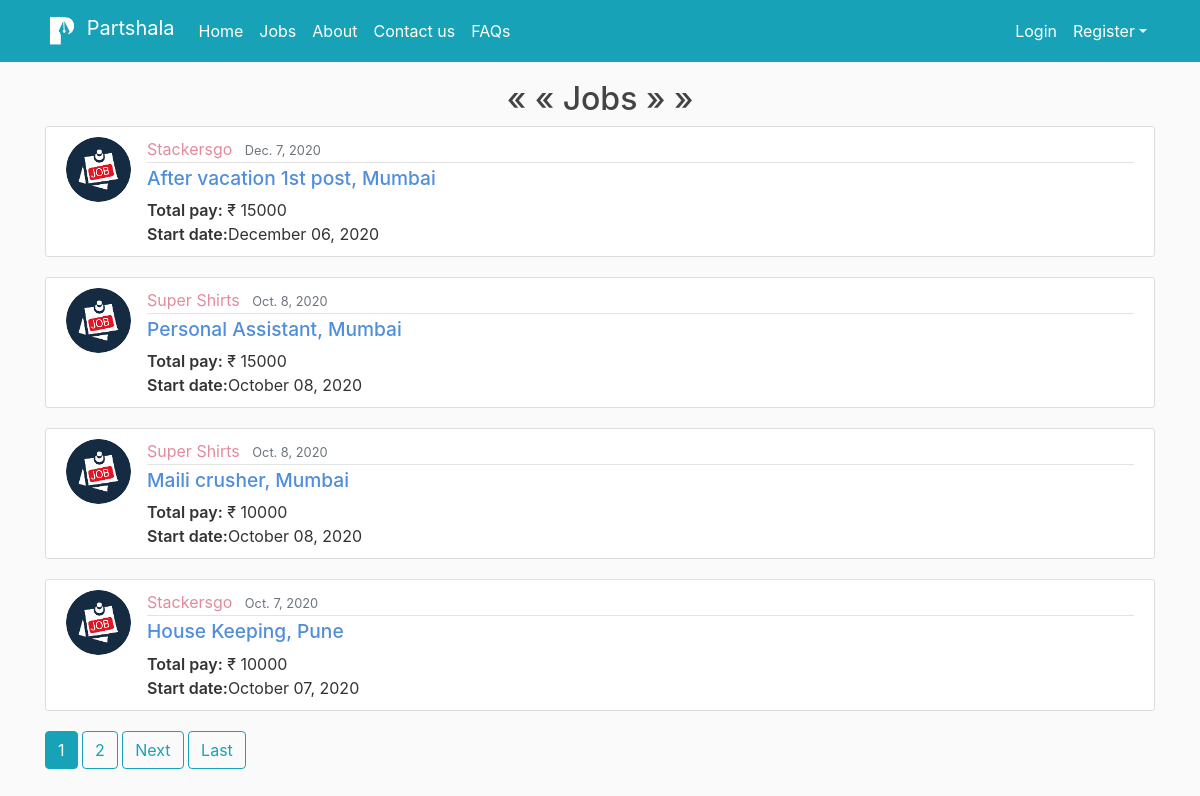
Screenshot of /jobs/ with the database file from the repository.
### blog/models.py (models this page shows, shortened)
class Post(models.Model):
    job_title = models.CharField(max_length=100)
    job_description = models.TextField()
    skills_reqd = models.TextField(default='Skills expected')
    post_date = models.DateField(default=timezone.now)
    start_date = models.DateField("Start date: (yyyy-mm-dd)", auto_now_add=False, auto_now=False, blank=False,default=timezone.now)
    end_date = models.DateField("End date: (yyyy-mm-dd)", auto_now_add=False, auto_now=False, blank=False,default=timezone.now)
    start_time = models.TimeField("Start time: (HH:MM)", blank=False, null=True)
    end_time = models.TimeField("End time: (HH:MM)", blank=False, null=True)
    fellow = models.ForeignKey(User, on_delete=models.CASCADE)
    city = models.CharField(max_length=15, default='')
    vacancy = models.PositiveIntegerField(default=1, validators=[MaxValueValidator(50)])
    address = models.TextField(default='Reporting Address')
    stipend = models.IntegerField(default=0, blank=True)
    filled = models.BooleanField(default=False)
    is_verified = models.BooleanField(default=False)
    is_rejected = models.BooleanField(default=False)
    rejection_note = models.TextField(default='Resubmit')
    no_of_hirings = models.PositiveIntegerField(default=1, validators=[MaxValueValidator(100)])
    note_by_partshala = models.TextField(default='')
    def get_duration(self):
        duration = (self.end_date - self.start_date).days
        return duration
    duration = property(get_duration)
    def get_total(self):
        total = self.stipend*self.no_of_hirings
        return total
    total = property(get_total)

### users/models.py (models this page shows, shortened)
class User(AbstractUser):
    username = models.CharField(unique=True,max_length=30)
    email = models.EmailField(unique=True,max_length=75)
    is_fellow = models.BooleanField(default=False)
    is_associate = models.BooleanField(default=False)

class ProfileFellow(models.Model):
    fellow = models.OneToOneField(User, on_delete=models.CASCADE)
    company_name = models.CharField(default='', max_length=100)
    first_name = models.CharField(default='', max_length=15)
    last_name = models.CharField(default='', max_length=15)
    company_profile = models.TextField(default='')
    phone = PhoneNumberField( "Phone number: +9188xxx xxx88", unique=False,null=False, blank=False)
    image = models.ImageField(default='default_fellow.png', upload_to='profile_pics_fellow')
    estd = models.PositiveIntegerField("Establishment year", default='1998', blank=False, validators=[MaxValueValidator(9999)])
    is_fellow = models.BooleanField(default=True)
    city = models.CharField(max_length=15, default='')
    address = models.TextField(default='Reporting Address')
    fellow_avg_rating = models.DecimalField(default=3, max_digits=2, decimal_places=1)
    is_verified = models.BooleanField(default=False)
    note_by_partshala = models.TextField(default='')

### blog/views.py (the view)
# urls.py: path('jobs/', PostListView.as_view(), name='jobs'),
class PostListView(ListView):
    model = Post
    template_name = 'blog/jobs.html'  # <app>/<model>_<viewtype>.html
    context_object_name = 'posts'
    ordering = ['-post_date']
    paginate_by = 5

### blog/templates/blog/jobs.html (shortened to what this page needs)
{% extends "blog/base.html" %}
{% block content %}
	<div class = <div class="row justify-content-center">
			<div class="col-lg-150">
			<div class="breadcrumb_content text-center">
			<h2>&#xab; &#xab;  Jobs  &#xbb; &#xbb;</h2>
	</div>
	{% for post in posts %}
		{% if post.is_verified and not post.filled %}
			<article class="media content-section">
			  <img class="rounded-circle article-img" src="{{ post.fellow.profilefellow.image.url }}">
			  <div class="media-body">
			    <div class="article-metadata">
			      <a class="mr-2" style="color: #e28b9c;" href="{% url 'fellow-posts' post.fellow %}">{{ post.fellow.profilefellow.company_name }}</a>
			      <small class="text-muted">{{ post.post_date }}</small>
			    </div>
			    <h2><a class="article-title" style="color: #4f8edc;" href="{% url 'post-detail' post.id %}">{{ post.job_title }}, {{ post.city }}</a></h2>
			    <p class="article-content" style="margin-bottom: 0rem;"> <span style="font-weight: 600"> Total pay:</span> &#8377; {{ post.stipend }}</p>
			    <p class="article-content" style="margin-bottom: 0rem;"> <span style="font-weight: 600">  Start date:</span>{{ post.start_date|date:"F d, Y" }}</p>
			  </div>
			</article>
		{% endif %}
	{% endfor %}
	{% if is_paginated %}
		{% for num in page_obj.paginator.page_range %}
			{% if page_obj.number == num %}
				<h2 class="btn btn-info mb-4">{{ num }}</h2>
			{% elif num > page_obj.number|add:'-3' and num < page_obj.number|add:'3' %}
				<a class="btn btn-outline-info mb-4" href="?page={{ num }}">{{ num }}</a>
			{% endif %}
		{% endfor %}
		{% if page_obj.has_next %}
				<a class="btn btn-outline-info mb-4" href="?page={{ page_obj.next_page_number }}">Next</a>
				<a class="btn btn-outline-info mb-4" href="?page={{ page_obj.paginator.num_pages }}">Last</a>
		{% endif %}
	{% endif %}
{% endblock content %}

### blog/static/blog/main.css (style rules this page uses)
body { background: #fafafa; color: #333333; margin-top: 5rem; }
h1, h2, h3, h4, h5, h6 { color: #444444; }
.content-section { background: #ffffff; padding: 10px 20px; border: 1px solid #dddddd; border-radius: 3px; margin-bottom: 20px; }
.article-title { color: #444444; font-size: 1.2rem }
.article-content { white-space: pre-line; }
.article-img { height: 65px; width: 65px; margin-right: 16px; }
.article-metadata { color: #444444; padding-bottom: 1px; font-size: 1rem; margin-bottom: 4px; border-bottom: 1px solid #e3e3e3 }

### rows the page displays
Post: fellow.profilefellow.image (placeholder picture), fellow.profilefellow.company_name "Stackersgo", post_date "Dec. 7, 2020", job_title "After vacation 1st post", city "Mumbai", stipend "15000", start_date "December 06, 2020"
Post: fellow.profilefellow.image (placeholder picture), fellow.profilefellow.company_name "Super Shirts", post_date "Oct. 8, 2020", job_title "Personal Assistant", city "Mumbai", stipend "15000", start_date "October 08, 2020"
Post: fellow.profilefellow.image (placeholder picture), fellow.profilefellow.company_name "Super Shirts", post_date "Oct. 8, 2020", job_title "Maili crusher", city "Mumbai", stipend "10000", start_date "October 08, 2020"
Post: fellow.profilefellow.image (placeholder picture), fellow.profilefellow.company_name "Stackersgo", post_date "Oct. 7, 2020", job_title "House Keeping", city "Pune", stipend "10000", start_date "October 07, 2020"

### other values shown
{{ num }} "1"
{{ num }} "2"
